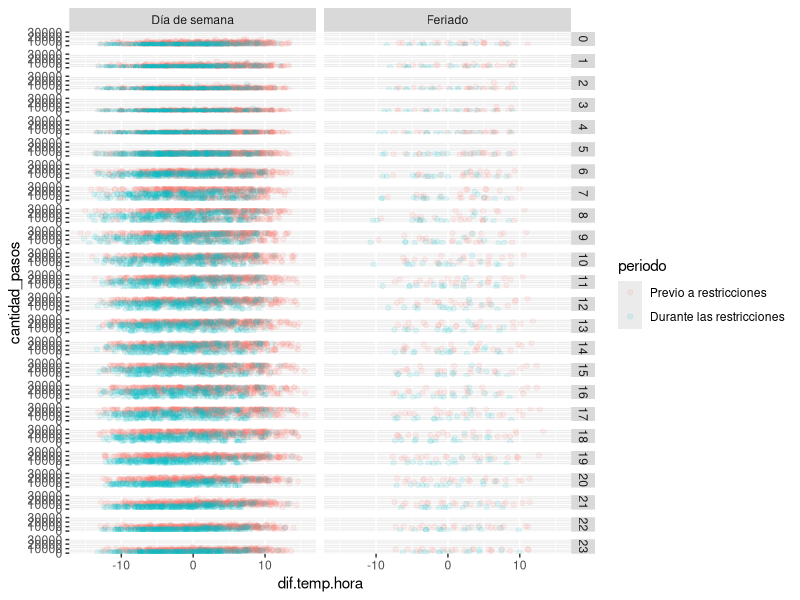
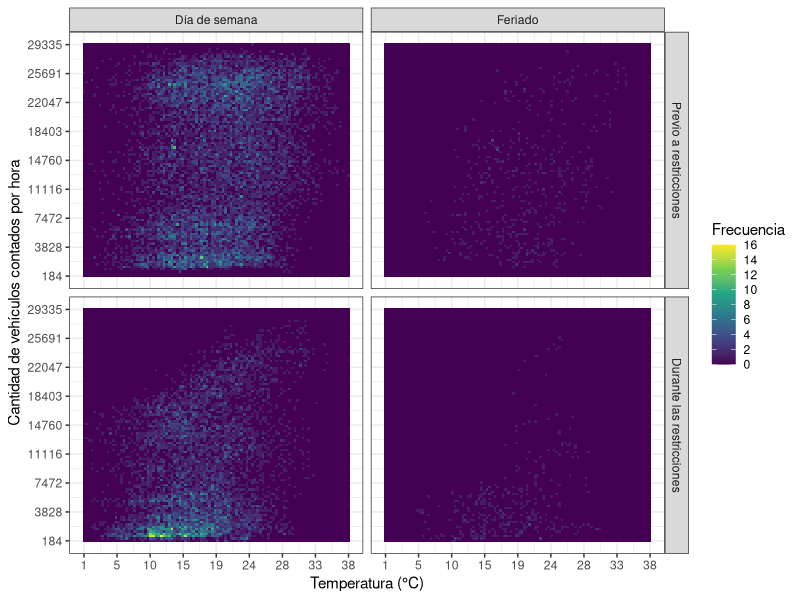
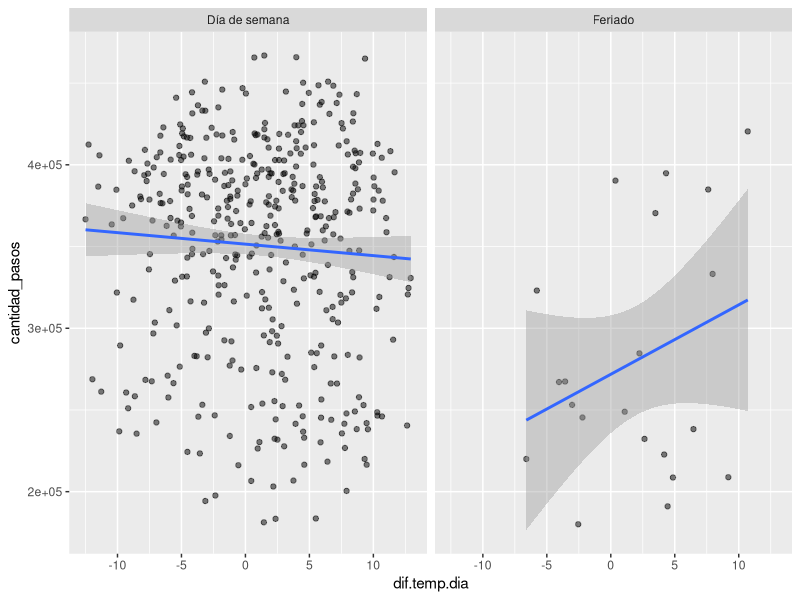
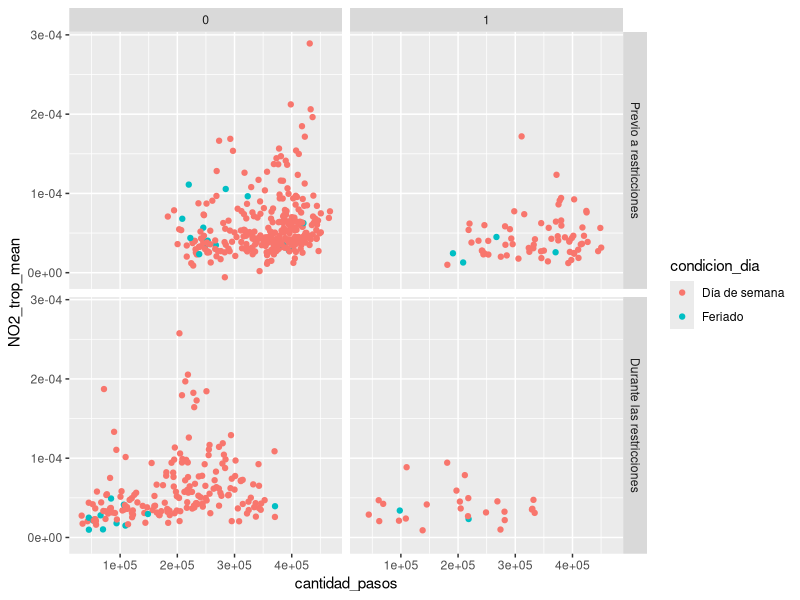
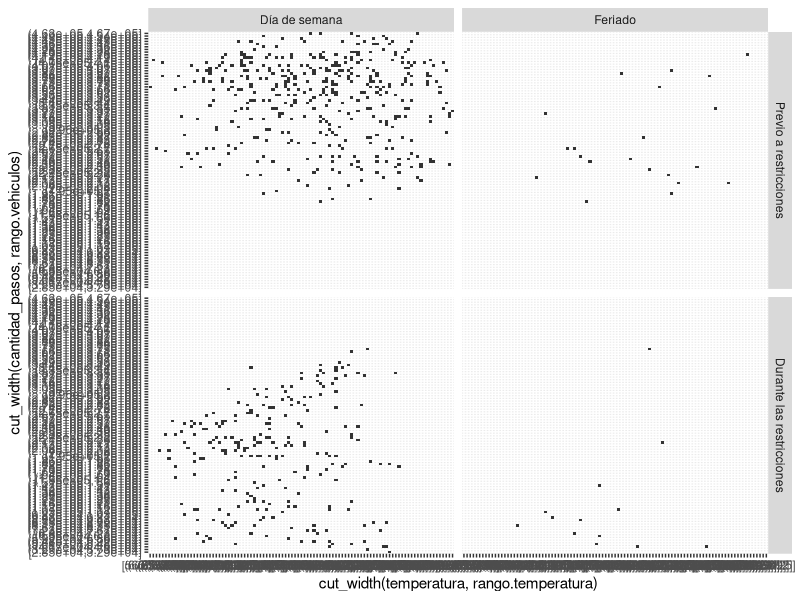
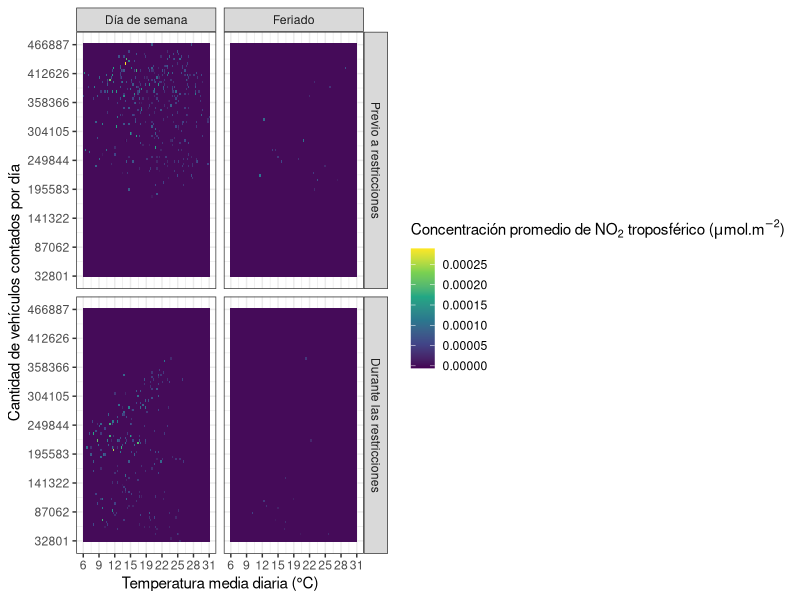
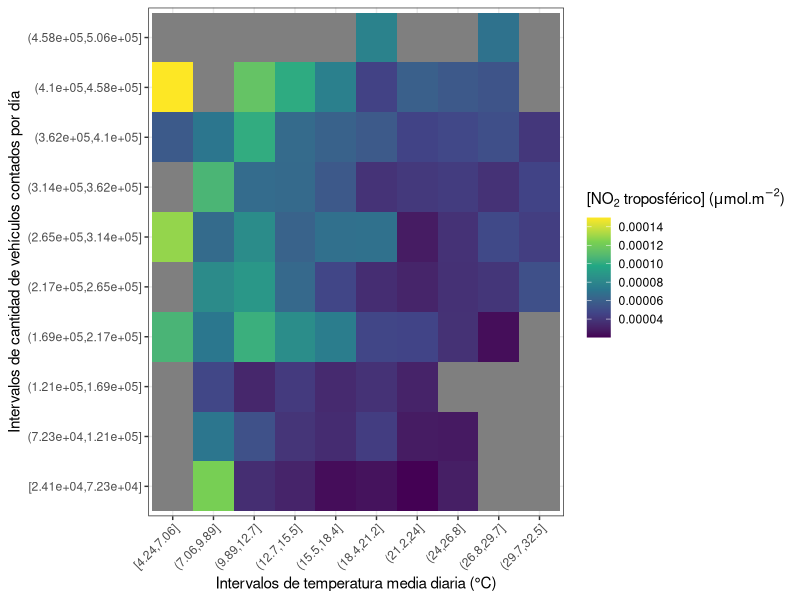

Generate these figures, in order, with R: (Note: this script raises an error after producing the figures.)
rm(list=ls())
gc()

##### Analisis descriptivo entre variables ####
library(tidyverse)
library(data.table)
library(lubridate)


#Vehiculos vs meteorologicas
#Procesamiento vehiculos
vehiculos <- fread("Datos/Procesados/conteo_vehicular.csv")
feriados <- fread("Datos/feriados.csv", encoding = "UTF-8")

vehiculos[, periodo := fifelse(fecha_hora < as.Date("2020-03-20"), "Previo a restricciones", "Durante las restricciones") %>%
            as.factor() %>%
            fct_rev()]

vehiculos[, dia_semana := weekdays(fecha_hora) %>%
            str_to_title() %>%
            factor(levels = c("Lunes", "Martes", "Miércoles", "Jueves", "Viernes", "Sábado", "Domingo"))]

vehiculos[, condicion_dia := fcase(as.Date(fecha_hora) %in% feriados$ds, "Feriado",
                                   dia_semana %in% c("Sábado", "Domingo"), "Fin de semana",
                                   default = "Día de semana") %>%
            factor(levels = c("Día de semana", "Fin de semana", "Feriado"))]

#Procesamiento tiempo

tiempo <- fread("Datos/Procesados/datos_tiempo_procesados.csv")

#Uno las bases

vehiculos.tiempo <- vehiculos %>%
  merge(tiempo[, .(fecha_hora, temperatura, pp)], by = "fecha_hora")

# Las analizo
#Construyo nueva variable que es diferencia de temperatura a la promedio para esa hora del dia con todos los datos que pueda
tiempo[, hora := hour(fecha_hora)]
tiempo[, temp.media.hora := mean(temperatura), by = hora]

vehiculos.tiempo <- vehiculos.tiempo %>%
  merge(tiempo[, .(fecha_hora, hora, temp.media.hora)], by = "fecha_hora")

vehiculos.tiempo[, dif.temp.hora := temperatura - temp.media.hora]

vehiculos.tiempo %>%
  ggplot(aes(x = dif.temp.hora, y = cantidad_pasos, col = periodo)) +
  geom_point(alpha = 0.1) +
  facet_grid(hora~condicion_dia)

cor.test(vehiculos.tiempo$cantidad_pasos, vehiculos.tiempo$temperatura, method = "pearson")

#Heatmap

cantidad.pixeles <- 100

rango.temperatura <- diff(range(vehiculos.tiempo$temperatura)) / (cantidad.pixeles - 1)

rango.vehiculos <- diff(range(vehiculos.tiempo$cantidad_pasos)) / (cantidad.pixeles - 1)


vehiculos.tiempo.heatmap <- vehiculos.tiempo[, .(temperatura = cut_width(temperatura, rango.temperatura, labels = FALSE),
                                                 cantidad_pasos = cut_width(cantidad_pasos, rango.vehiculos, labels = FALSE),
                                                 periodo,
                                                 condicion_dia)]

vehiculos.tiempo.heatmap <- vehiculos.tiempo.heatmap[, .(frecuencia = .N), by = .(temperatura, cantidad_pasos, periodo, condicion_dia)]


grilla.vacia <- expand.grid(temperatura = 1:cantidad.pixeles,
            cantidad_pasos = 1:cantidad.pixeles,
            periodo = unique(vehiculos.tiempo.heatmap$periodo),
            condicion_dia = unique(vehiculos.tiempo.heatmap$condicion_dia)) %>%
  as.data.table()

vehiculos.tiempo.heatmap <- grilla.vacia %>%
  merge(vehiculos.tiempo.heatmap, by = c("temperatura", "cantidad_pasos", "periodo", "condicion_dia"), all = TRUE)

vehiculos.tiempo.heatmap[is.na(frecuencia), frecuencia := 0]

num.ticks <- 9

vehiculos.tiempo.heatmap %>%
  ggplot(aes(x = temperatura, y = cantidad_pasos, fill = frecuencia)) +
  geom_tile() +
  facet_grid(periodo~condicion_dia) +
  scale_fill_viridis_c(n.breaks = 10) +
  scale_x_continuous(breaks = seq(1, cantidad.pixeles, length.out = num.ticks), labels = round(seq(range(vehiculos.tiempo$temperatura)[1], range(vehiculos.tiempo$temperatura)[2], length.out = num.ticks))) +
  scale_y_continuous(breaks = seq(1, cantidad.pixeles, length.out = num.ticks), labels = round(seq(range(vehiculos.tiempo$cantidad_pasos)[1], range(vehiculos.tiempo$cantidad_pasos)[2], length.out = num.ticks))) +
  labs(x = "Temperatura (°C)", y = "Cantidad de vehículos contados por hora", fill = "Frecuencia") +
  theme_bw()


#Lo mismo pero diario:
vehiculos.tiempo.diario <- vehiculos.tiempo[, .(cantidad_pasos = sum(cantidad_pasos, na.rm = TRUE),
                                                periodo = unique(periodo),
                                                dia_semana = unique(dia_semana),
                                                condicion_dia = unique(condicion_dia),
                                                temperatura = mean(temperatura, na.rm = TRUE),
                                                pp = as.numeric(sum(pp, na.rm = TRUE)> 1),
                                                dif.temp.dia = mean(dif.temp.hora, na.rm = TRUE)),
                                            by = .(fecha = as.Date(fecha_hora))]

tiempo.diario <- tiempo[, .(temperatura = mean(temperatura, na.rm = TRUE)), by = .(fecha = as.Date(fecha_hora))]
tiempo.diario[, doy := yday(fecha)]
tiempo.diario[, dif.temp.media := temperatura - mean(temperatura), by = doy]

vehiculos.tiempo.diario[periodo == "Previo a restricciones"] %>%
  merge(tiempo.diario[, .(fecha, dif.temp.media)], by = "fecha") %>%
  ggplot(aes(x = dif.temp.dia, y = cantidad_pasos)) +
  geom_point(alpha = 0.5) +
  facet_wrap(condicion_dia~.) +
  geom_smooth(method = "lm")

#### Nitrogeno vs otras:

no2 <- fread("Datos/Procesados/no2_diario_procesado.csv")


vehiculos.tiempo.no2 <- vehiculos.tiempo.diario %>%
  merge(no2, by = "fecha")

vehiculos.tiempo.no2 %>%
  ggplot(aes(x = cantidad_pasos, y = NO2_trop_mean, col = condicion_dia)) +
  geom_point() +
  facet_grid(periodo~pp)

#Heatmap
cantidad.pixeles <- 100

rango.temperatura <- diff(range(vehiculos.tiempo.no2$temperatura)) / (cantidad.pixeles - 1)

rango.vehiculos <- diff(range(vehiculos.tiempo.no2$cantidad_pasos)) / (cantidad.pixeles - 1)


vehiculos.tiempo.no2.heatmap <- vehiculos.tiempo.no2[, .(temperatura = cut_width(temperatura, rango.temperatura, labels = FALSE),
                                                 cantidad_pasos = cut_width(cantidad_pasos, rango.vehiculos, labels = FALSE),
                                                 NO2_trop_mean,
                                                 periodo,
                                                 condicion_dia)]

vehiculos.tiempo.no2.heatmap <- vehiculos.tiempo.no2.heatmap[, .(frecuencia = mean(NO2_trop_mean, na.rm = TRUE)), by = .(temperatura, cantidad_pasos, periodo, condicion_dia)]


grilla.vacia <- expand.grid(temperatura = 1:cantidad.pixeles,
                            cantidad_pasos = 1:cantidad.pixeles,
                            periodo = unique(vehiculos.tiempo.no2.heatmap$periodo),
                            condicion_dia = unique(vehiculos.tiempo.no2.heatmap$condicion_dia)) %>%
  as.data.table()

vehiculos.tiempo.no2.heatmap <- grilla.vacia %>%
  merge(vehiculos.tiempo.no2.heatmap, by = c("temperatura", "cantidad_pasos", "periodo", "condicion_dia"), all = TRUE)

vehiculos.tiempo.no2.heatmap[is.na(frecuencia), frecuencia := 0]

vehiculos.tiempo.no2 %>%
  ggplot(aes(x = cut_width(temperatura, rango.temperatura), y = cut_width(cantidad_pasos, rango.vehiculos))) +
  geom_tile() +
  facet_grid(periodo~condicion_dia)

num.ticks <- 9

vehiculos.tiempo.no2.heatmap %>%
  ggplot(aes(x = temperatura, y = cantidad_pasos, fill = frecuencia)) +
  geom_tile() +
  facet_grid(periodo~condicion_dia) +
  scale_fill_viridis_c(n.breaks = 10) +
  scale_x_continuous(breaks = seq(1, cantidad.pixeles, length.out = num.ticks), labels = round(seq(range(vehiculos.tiempo.no2$temperatura)[1], range(vehiculos.tiempo.no2$temperatura)[2], length.out = num.ticks))) +
  scale_y_continuous(breaks = seq(1, cantidad.pixeles, length.out = num.ticks), labels = round(seq(range(vehiculos.tiempo.no2$cantidad_pasos)[1], range(vehiculos.tiempo.no2$cantidad_pasos)[2], length.out = num.ticks))) +
  labs(x = "Temperatura media diaria (°C)", y = "Cantidad de vehículos contados por día", fill = expression(paste("Concentración promedio de ", NO[2], " troposférico (", mu, "mol.", m^-2, ")"))) +
  theme_bw()

#Sin agrupar:
cantidad.pixeles <- 10

rango.temperatura <- diff(range(vehiculos.tiempo.no2$temperatura)) / (cantidad.pixeles - 1)

rango.vehiculos <- diff(range(vehiculos.tiempo.no2$cantidad_pasos)) / (cantidad.pixeles - 1)


vehiculos.tiempo.no2.heatmap <- vehiculos.tiempo.no2[, .(temperatura = cut_width(temperatura, rango.temperatura),#, labels = FALSE),
                                                         cantidad_pasos = cut_width(cantidad_pasos, rango.vehiculos),#, labels = FALSE),
                                                         temperatura_orden = cut_width(temperatura, rango.temperatura, labels = FALSE),
                                                         cantidad_pasos_orden = cut_width(cantidad_pasos, rango.vehiculos, labels = FALSE),
                                                         NO2_trop_mean)]

vehiculos.tiempo.no2.heatmap <- vehiculos.tiempo.no2.heatmap[, .(frecuencia = mean(NO2_trop_mean, na.rm = TRUE),
                                                                 temperatura_orden,
                                                                 cantidad_pasos_orden), by = .(temperatura, cantidad_pasos)]


grilla.vacia <- expand.grid(temperatura = unique(vehiculos.tiempo.no2.heatmap$temperatura),# 1:cantidad.pixeles,
                            cantidad_pasos = unique(vehiculos.tiempo.no2.heatmap$cantidad_pasos)) %>%#1:cantidad.pixeles) %>%
  as.data.table()

vehiculos.tiempo.no2.heatmap <- grilla.vacia %>%
  merge(vehiculos.tiempo.no2.heatmap, by = c("temperatura", "cantidad_pasos"), all = TRUE)

#vehiculos.tiempo.no2.heatmap[is.na(frecuencia), frecuencia := 0]

num.ticks <- 9

(heatmap.vehiculos.temperatura.no2 <- vehiculos.tiempo.no2.heatmap %>%
  ggplot(aes(x = temperatura, y = cantidad_pasos, fill = frecuencia)) +
  geom_tile() +
  scale_fill_viridis_c(n.breaks = 10) +
  # scale_x_continuous(breaks = seq(1, cantidad.pixeles, length.out = num.ticks), labels = round(seq(range(vehiculos.tiempo.no2$temperatura)[1], range(vehiculos.tiempo.no2$temperatura)[2], length.out = num.ticks))) +
  # scale_y_continuous(breaks = seq(1, cantidad.pixeles, length.out = num.ticks), labels = round(seq(range(vehiculos.tiempo.no2$cantidad_pasos)[1], range(vehiculos.tiempo.no2$cantidad_pasos)[2], length.out = num.ticks))) +
  labs(x = "Intervalos de temperatura media diaria (°C)", y = "Intervalos de cantidad de vehículos contados por día", fill = expression(paste("[", NO[2], " troposférico] (", mu, "mol.", m^-2, ")"))) +
  theme_bw() +
    theme(axis.text.x = element_text(angle = 45, vjust = 1, hjust = 1)))

ggsave("Figuras/Descriptiva/Heatmap_vehiculos_temperatura_no2.png", heatmap.vehiculos.temperatura.no2, width = 10, height = 6)

# tests contra no2:
cor.test(vehiculos.tiempo.no2$cantidad_pasos, vehiculos.tiempo.no2$NO2_trop_mean, method = "spearman")
cor.test(vehiculos.tiempo.no2$temperatura, vehiculos.tiempo.no2$NO2_trop_mean, method = "spearman")


#Creo lags y otras funciones y busco las correlaciones de spearman:

funciones <- c("sqrt", "log10")

variables.originales <- c("NO2_trop_mean", "cantidad_pasos", "temperatura")

for(funcion in funciones){
  nuevas.variables <- paste(funcion, variables.originales, sep = "_")
  if(funcion == "sqrt"){
    vehiculos.tiempo.no2[, (nuevas.variables) :=  sqrt(.SD), .SDcols=variables.originales]
  }
  else if(funcion == "log10"){
+    vehiculos.tiempo.no2[, (nuevas.variables) :=  log10(.SD), .SDcols=variables.originales]
  }
}


lags <- str_pad(0:30, width = 2, pad = "0")
variables <- names(vehiculos.tiempo.no2)[grepl(paste(variables.originales[-1], collapse = "|"), names(vehiculos.tiempo.no2))]

for(lag in lags){
  nuevas.variables <- paste(variables, lag, sep = "_")
  vehiculos.tiempo.no2[, (nuevas.variables) :=  shift(.SD, as.numeric(lag)), .SDcols=variables]
}

variables.correlaciones <- names(vehiculos.tiempo.no2)[
  grepl(
    paste(paste0(c("NO2_trop_mean", variables), "_")
          , collapse = "|"),
    names(vehiculos.tiempo.no2)
  )
]


conversiones.no2 <- names(vehiculos.tiempo.no2)[grepl("NO2_trop_mean", names(vehiculos.tiempo.no2))]

dt.correlaciones <- data.table()

for(i in conversiones.no2){
  
  variables.correlaciones2 <- c(i, variables.correlaciones)
  
  vehiculos.tiempo.no2.correlaciones <- vehiculos.tiempo.no2[, ..variables.correlaciones2]
  
  correlaciones.no2 <- cor(vehiculos.tiempo.no2.correlaciones, method="p", use = "pairwise.complete.obs")[1,]
  
  correlaciones.no2 <- data.table(variable = names(correlaciones.no2),
                                  spearman = correlaciones.no2)
  
  correlaciones.no2 <- correlaciones.no2[!grepl("NO2_trop_mean", variable)]
  
  correlaciones.no2[, target := ..i]
  
  dt.correlaciones <- dt.correlaciones %>%
    rbind(correlaciones.no2)
}



dt.correlaciones[, lag := substr(variable, nchar(variable)-1, nchar(variable))
                  %>% as.numeric]

dt.correlaciones[, variable := substr(variable, 1, nchar(variable)-3)]

dt.correlaciones[, conversion := fcase(grepl("sqrt", variable), "Raíz cuadrada",
                                        grepl("log10", variable), "Logaritmo base 10",
                                        default = "Identidad")]

dt.correlaciones[, variable := gsub(paste(paste0(funciones, "_"), collapse = "|"), "", variable)]

dt.correlaciones[, variable := fcase(variable == "cantidad_pasos", "Conteo vehicular diario",
                                      variable == "temperatura", "Temperatura media diaria")]


etiquetas.grid <- list(
  "NO2_trop_mean" = expression(NO[2]),
  "log10_NO2_trop_mean" = expression(paste(Log[10], (NO[2]))),
  "sqrt_NO2_trop_mean" = expression(sqrt(NO[2]))
)

for(i in unique(dt.correlaciones$variable)){
  etiquetas.grid[i] <- i
}

etiquetadora <- function(variable, value){
  return(etiquetas.grid[value])
}

(plot.correlaciones <- dt.correlaciones %>%
                         ggplot(aes(x = lag, y = spearman, col = conversion)) +
                         geom_line() +
                         geom_hline(yintercept = 0, linetype = "dashed", alpha = 0.75) +
                         facet_grid(variable~target, scales = "free", labeller = etiquetadora)+
                         scale_color_brewer(palette = "Dark2") +
                         theme_bw()+
                         theme(legend.position = "top") +
                         labs(x = "Lag (días)", y = "Correlación de Pearson", col = "Conversión"))

ggsave("Figuras/Descriptiva/correlaciones_no2.png", plot.correlaciones, width = 9, height = 9)


dt.correlaciones[variable == "Conteo vehicular diario",][abs(spearman) == max(abs(spearman)),]

dt.correlaciones[variable == "Temperatura media diaria",][abs(spearman) == max(abs(spearman)),]
